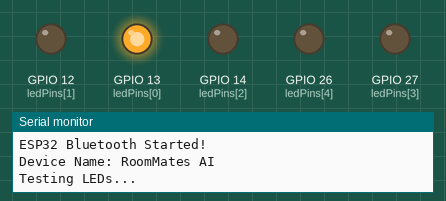
The sketch below on a simulated ESP32. Parts: output pins drawn as LEDs (lit = HIGH), the last lines printed to the serial monitor. Nothing arrives over Bluetooth unless stated.

Above: at 0.1 s.
At 0.5 s:
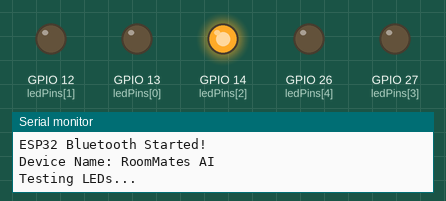
At 1.1 s:
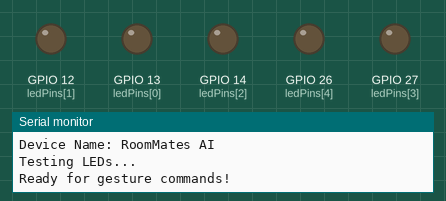
Timing chart, 0 to 2.6 s (numbered marks = the images above):
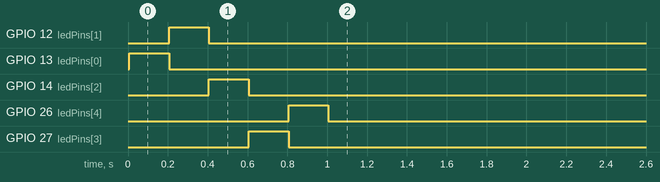

The sketch:

ESP32Code.ino
```cpp
#include <BluetoothSerial.h>

BluetoothSerial SerialBT;

// GPIO pins for LEDs (safe pins that don't interfere with boot)
int ledPins[] = {13, 12, 14, 27, 26};  // Thumb, Index, Middle, Ring, Pinky
const int NUM_LEDS = 5;

void setup() {
  Serial.begin(9600);
  SerialBT.begin("RoomMates AI");
  Serial.println("ESP32 Bluetooth Started!");
  Serial.println("Device Name: RoomMates AI");

  // Clear any startup noise in buffer
  while(SerialBT.available()) {
    SerialBT.read();
  }

  // Initialize all LED pins
  for (int i = 0; i < NUM_LEDS; i++) {
    pinMode(ledPins[i], OUTPUT);
    digitalWrite(ledPins[i], LOW);  // Start with all LEDs OFF
  }

  // Test sequence - blink all LEDs to confirm wiring
  Serial.println("Testing LEDs...");
  for (int i = 0; i < NUM_LEDS; i++) {
    digitalWrite(ledPins[i], HIGH);
    delay(200);
    digitalWrite(ledPins[i], LOW);
  }
  Serial.println("Ready for gesture commands!");
}

void loop() {
  // Check if we have exactly 5 bytes of finger data
  if (SerialBT.available() >= 5) {
    byte fingerData[5];

    // Read all 5 bytes into buffer
    for (int i = 0; i < 5; i++) {
      fingerData[i] = SerialBT.read();
    }

    // Apply the LED states
    for (int i = 0; i < NUM_LEDS; i++) {
      digitalWrite(ledPins[i], fingerData[i] == 1 ? HIGH : LOW);
    }

    // Debug output to Serial Monitor
    Serial.print("Received: ");
    for (int i = 0; i < 5; i++) {
      Serial.print(fingerData[i]);
      Serial.print(" ");
    }
    Serial.println();

    // Clear any extra bytes that might have accumulated
    while(SerialBT.available() > 0) {
      SerialBT.read();
    }
  }

  delay(10);  // Small delay to prevent overwhelming the loop
}
```
